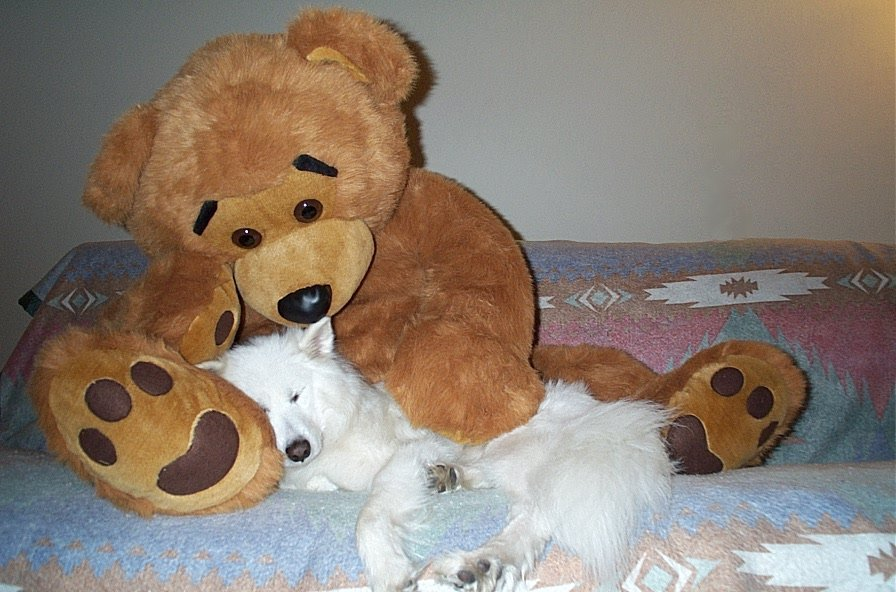
#> input picture Rohal_homework_16/Samoyed-and-teddy-bear.jpg, 896 x 592 px, found by its file name
$ jupyter execute Rohal_homework_16.ipynb
#> lines starting #> are read from the running program, lines starting #| are printed output that depends on the picture
[cell 1]
import pandas as pd
import numpy as np

from skimage import io
import matplotlib.pyplot as plt
import cv2

[cell 2]
np.__version__

## **1. Створення масиву та операції**
Створіть два двовимірних масиви розміром 5x5 кожен, заповніть їх випадковими числами. Потім виконайте наступні операції та виведіть результат:
* Сума елементів кожного масиву.
* Різниця між елементами двох масивів.
* Перемноження елементів двох масивів.
* Підняття кожного елемента першого масиву до ступеня відповідного елемента другого масиву.

[cell 3]
random_array_1 = np.random.randint(50, size=(5, 5))
random_array_1

[cell 4]
random_array_2 = np.random.randint(50, size=(5, 5))
random_array_2

### Сума елементів кожного масиву.

[cell 5]
array_sum = random_array_1 + random_array_2
array_sum

### Різниця між елементами двох масивів.

[cell 6]
array_sub = random_array_1 - random_array_2
array_sub

### Перемноження елементів двох масивів.

[cell 7]
array_mult = random_array_1 * random_array_2
array_mult

### Підняття кожного елемента першого масиву до ступеня відповідного елемента другого масиву.

[cell 8]
array_exp = np.power(random_array_1, random_array_2)
array_exp

## **2. Індексація та вибірка даних**
Створіть двовимірний масив 8x8, який відображає шахову дошку (1 - біла клітина, 0 - чорна клітина). Використовуйте індексацію для виведення на екран:
* Рядок, представляючи 3-й рядок з дошки.
* Стовпець, представляючи 5-й стовпець з дошки.
* Підмасив, представляючи частину дошки розміром 3x3 в лівому верхньому куті.

[cell 9]
chess_board = np.zeros((8, 8), dtype=int)
chess_board[::2, 1::2] = 1
chess_board[1::2, ::2] = 1
chess_board

### Рядок, представляючи 3-й рядок з дошки.

[cell 10]
row_3 = chess_board[2, :]
row_3

### Стовпець, представляючи 5-й стовпець з дошки.

[cell 11]
col_5 = chess_board[:, 4]
col_5

### Підмасив, представляючи частину дошки розміром 3x3 в лівому верхньому куті.

[cell 12]
small_chessboard = chess_board[:3, :3]
small_chessboard

## **3. Статистика та робота зі зображеннями**
Завантажте зображення (наприклад, за допомогою бібліотеки Pillow). Перетворіть його в тривимірний NumPy-масив та виведіть інформацію про розмір та тип даних. Проведіть статистичний аналіз:
* Знайдіть середнє значення, мінімум та максимум для кожного каналу зображення (R, G, B).
* Підрахуйте загальну суму інтенсивності пікселів та виведіть її.
* Виконайте нормалізацію зображення, розділивши значення кожного пікселя на максимальне значення.

[cell 13]
img_dog = io.imread("https://upload.wikimedia.org/wikipedia/commons/8/8b/Samoyed-and-teddy-bear.jpg")
#> img_dog is the input picture: shape (592, 896, 3); mean R, G, B 140.6, 126.6, 114.5

[cell 14]
print(type(img_dog))
#| <class 'numpy.ndarray'>
print(img_dog.shape)
#| (592, 896, 3)

[cell 15]
plt.imshow(img_dog)
plt.show()

### Знайдіть середнє значення, мінімум та максимум для кожного каналу зображення (R, G, B).

[cell 16]
rgb_avg = np.mean(img_dog, axis=0)
#> rgb_avg = 896 rows, first 8: [69.14, 73.34, 76.81], [70.33, 74.74, 78.05], [70.47, 74.92, 78.34], [70.05, 74.72, 77.98], [70.09, 74.83, 78], [70.01, 74.87, 77.89], [70.37, 75.18, 78.13], [70.88, 75.6, 78.42]
np.mean(rgb_avg, axis=0)
#> Out = [140.6, 126.6, 114.5]

[cell 17]
rgb_max = np.max(img_dog, axis=0)
#> rgb_max = 896 rows, first 8: [160, 189, 195], [157, 186, 192], [156, 185, 191], [162, 191, 199], [156, 182, 193], [158, 184, 195], [154, 178, 190], [153, 181, 188]
np.max(rgb_max, axis=0)
#> Out = [255, 255, 255]

[cell 18]
rgb_min = np.min(img_dog, axis=0)
#> rgb_min = 896 rows, first 8: [17, 15, 18], [24, 20, 19], [37, 29, 27], [32, 30, 28], [32, 31, 31], [30, 28, 28], [26, 31, 31], [22, 25, 25]
np.min(rgb_min, axis=0)
#> Out = [0, 0, 0]

### Підрахуйте загальну суму інтенсивності пікселів та виведіть її.

### Виконайте нормалізацію зображення, розділивши значення кожного пікселя на максимальне значення.

[cell 19]
bw_img_dog = cv2.cvtColor(img_dog, cv2.COLOR_BGR2GRAY)
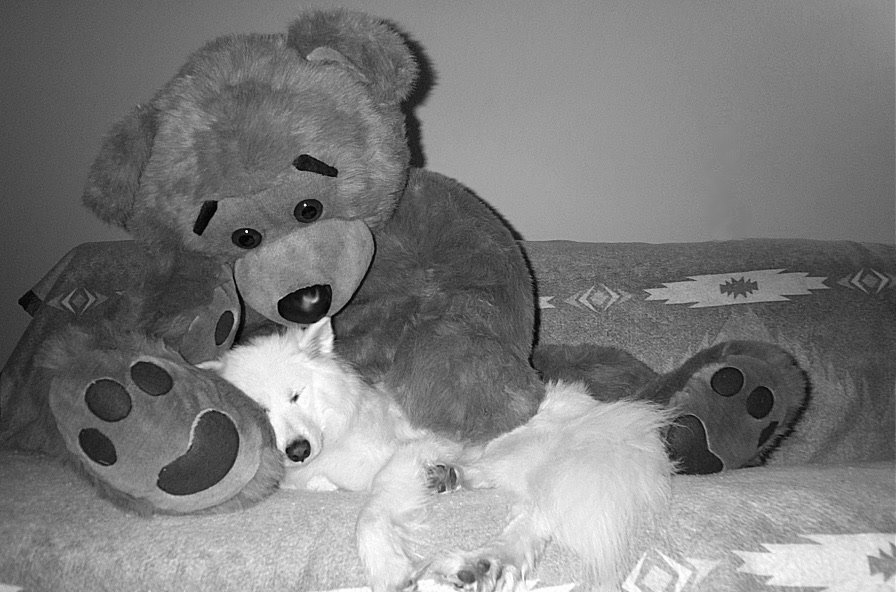
#> bw_img_dog: shape (592, 896); min 0, max 255, mean 124.6

[cell 20]
normalized_bw_img = cv2.normalize(
    bw_img_dog, None, alpha=0, beta=255, norm_type=cv2.NORM_MINMAX)

[cell 21]
normalized_color_img = cv2.cvtColor(
    normalized_bw_img, cv2.COLOR_GRAY2BGR)
